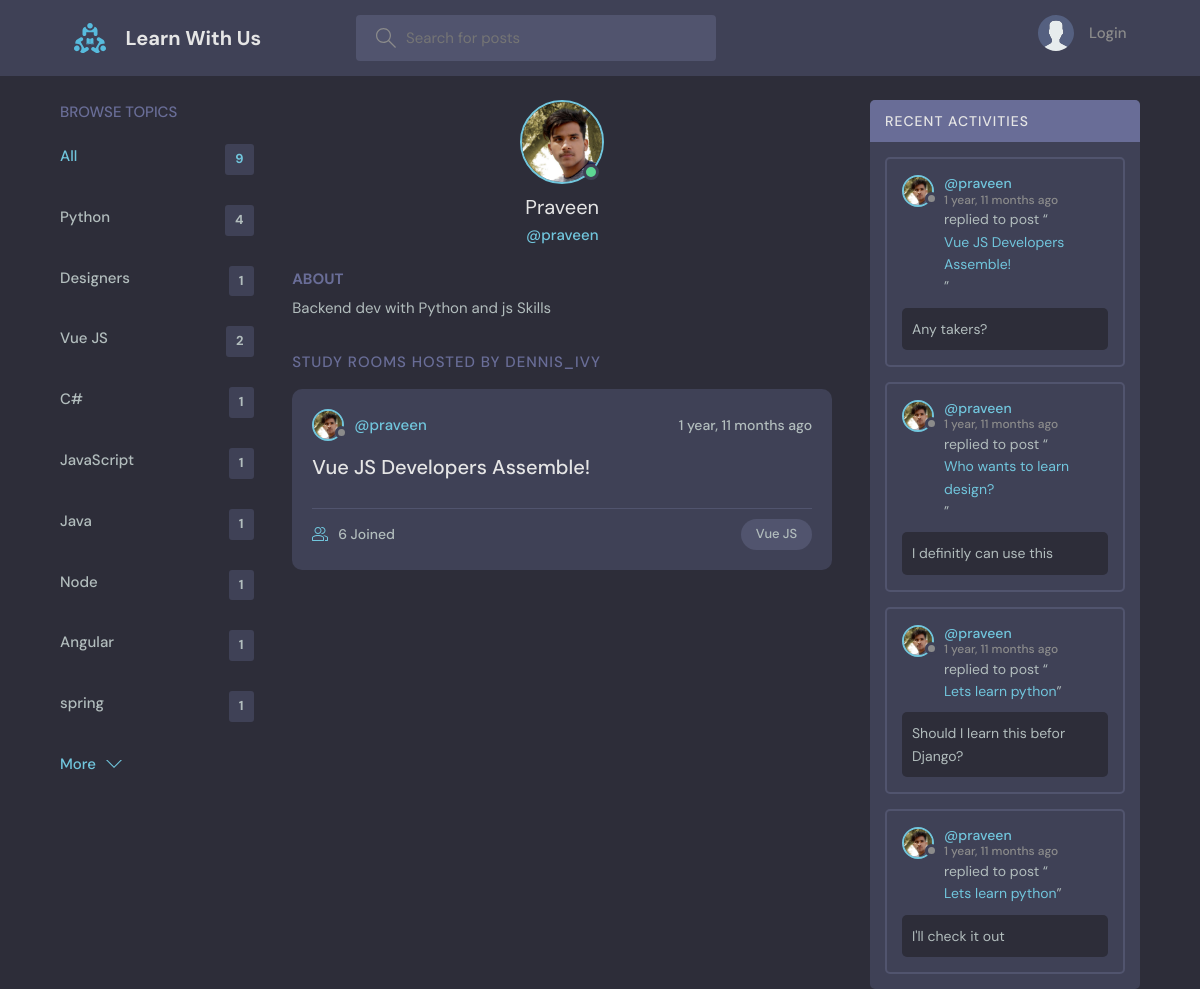
The app's page /profile/2/ with its own data.
### base/models.py (models this page shows, shortened)
class Topic(models.Model):
    name = models.CharField(max_length=200)

class User(AbstractUser):
    name = models.CharField(max_length=200, null=True)
    email = models.EmailField(unique=True, null=True)
    bio = models.TextField(null=True)
    avatar = models.ImageField(null=True, default="avatar.svg")
    USERNAME_FIELD = 'email'
    REQUIRED_FIELDS = []

class Room(models.Model):
    host = models.ForeignKey(User, on_delete=models.SET_NULL, null=True)
    topic = models.ForeignKey(Topic, on_delete=models.SET_NULL, null=True)
    name = models.CharField(max_length=200)
    description = models.TextField(null=True, blank=True)
    participants = models.ManyToManyField(
        User, related_name='participants', blank=True)
    updated = models.DateTimeField(auto_now=True)
    created = models.DateTimeField(auto_now_add=True)
    class Meta:
        ordering = ['-updated', '-created']
    def __str__(self):
        return self.name

class Message(models.Model):
    user = models.ForeignKey(User, on_delete=models.CASCADE)
    room = models.ForeignKey(Room, on_delete=models.CASCADE)
    body = models.TextField()
    updated = models.DateTimeField(auto_now=True)
    created = models.DateTimeField(auto_now_add=True)
    class Meta:
        ordering = ['-updated', '-created']

### base/views.py (the view)
# urls.py: path('profile/<str:pk>/', views.userProfile, name="user-profile"),
def userProfile(request, pk):
    user = User.objects.get(id=pk)
    rooms = user.room_set.all()
    room_messages = user.message_set.all()
    topics = Topic.objects.all()
    context = {'user': user, 'rooms': rooms,
               'room_messages': room_messages, 'topics': topics}
    return render(request, 'base/profile.html', context)

### base/templates/base/profile.html (shortened to what this page needs)
{% extends 'main.html' %}
{% block content %}
<main class="profile-page layout layout--3">
  <div class="container">
    {% include 'base/topics_component.html' %}
    <div class="roomList">
      <div class="profile">
        <div class="profile__avatar">
          <div class="avatar avatar--large active">
            <img src="{{user.avatar.url}}" />
          </div>
        </div>
        <div class="profile__info">
          <h3>{{user.name}}</h3>
          <p>@{{user.username}}</p>
        </div>
        <div class="profile__about">
          <h3>About</h3>
          <p>
            {{user.bio}}
          </p>
        </div>
      </div>
      <div class="roomList__header">
        <div>
          <h2>Study Rooms Hosted by dennis_ivy</a>
          </h2>
        </div>
      </div>
      {% include 'base/feed_component.html' %}
    </div>
    {% include 'base/activity_component.html' %}
  </div>
</main>
{% endblock content %}

### templates/main.html (shortened to what this page needs)
<!DOCTYPE html>
{% load static %}
<html lang="en">
<head>
    <link rel="stylesheet" href="{% static 'styles/style.css' %}" />
</head>
<body>
    {% include 'navbar.html' %}
    {% block content %}
    {% endblock %}
</body>
</html>

### templates/navbar.html (shortened to what this page needs)
{% load static %}
<header class="header header--loggedIn">
    <div class="container">
        <a href="{% url 'home' %}" class="header__logo">
            <img src="{% static 'images/logo.svg' %}" />
            <h1>Learn With Us</h1>
        </a>
        <form class="header__search" method="GET" action="{% url 'home' %}">
            <label>
                <input name="q" placeholder="Search for posts" />
            </label>
        </form>
        <nav class="header__menu">
            {% if request.user.is_authenticated %}
            <div class="header__user">
                <a href="{% url 'update-user' %}">
                    <div class="avatar avatar--medium active">
                        <img src="{{request.user.avatar.url}}" />
                    </div>
                    <p>{{request.user.username}} <span>@{{request.user.username}}</span></p>
                </a>
                <button class="dropdown-button">
                    <svg version="1.1" xmlns="http://www.w3.org/2000/svg" width="32" height="32" viewBox="0 0 32 32">
                        <title>chevron-down</title>
                        <path d="M16 21l-13-13h-3l16 16 16-16h-3l-13 13z"></path>
                    </svg>
                </button>
            </div>
            {% else %}
            <a href="{% url 'login' %}">
                <img src="{% static 'images/avatar.svg' %}" />
                <p>Login</p>
            </a>
            {% endif %}
        </nav>
    </div>
</header>

### base/templates/base/topics_component.html
<div class="topics">
    <div class="topics__header">
        <h2>Browse Topics</h2>
    </div>
    <ul class="topics__list">
        <li>
            <a href="{% url 'home' %}" class="active">All <span>{{topics.count}}</span></a>
        </li>
        {% for topic in topics %}
        <li>
            <a href="{% url 'home' %}?q={{topic.name}}">{{topic.name}}<span>{{topic.room_set.all.count}}</span></a>
        </li>
        {% endfor %}
    </ul>
    <a class="btn btn--link" href="{% url 'topics' %}">
        More
        <svg version="1.1" xmlns="http://www.w3.org/2000/svg" width="32" height="32" viewBox="0 0 32 32">
            <title>chevron-down</title>
            <path d="M16 21l-13-13h-3l16 16 16-16h-3l-13 13z"></path>
        </svg>
    </a>
</div>

### base/templates/base/feed_component.html (shortened to what this page needs)
{% for room in rooms %}
<div class="roomListRoom">
    <div class="roomListRoom__header">
        <a href="{% url 'user-profile' room.host.id %}" class="roomListRoom__author">
            <div class="avatar avatar--small">
                <img src="{{room.host.avatar.url}}" />
            </div>
            <span>@{{room.host.username}}</span>
        </a>
        <div class="roomListRoom__actions">
            <span>{{room.created|timesince}} ago</span>
        </div>
    </div>
    <div class="roomListRoom__content">
        <a href="{% url 'room' room.id %}">{{room.name}}</a>
    </div>
    <div class="roomListRoom__meta">
        <a href="{% url 'room' room.id %}" class="roomListRoom__joined">
            {{room.participants.all.count}} Joined
        </a>
        <p class="roomListRoom__topic">{{room.topic.name}}</p>
    </div>
</div>
{% endfor %}

### base/templates/base/activity_component.html (shortened to what this page needs)
<div class="activities">
    <div class="activities__header">
        <h2>Recent Activities</h2>
    </div>
    {% for message in room_messages %}
    <div class="activities__box">
        <div class="activities__boxHeader roomListRoom__header">
            <a href="{% url 'user-profile' message.user.id %}" class="roomListRoom__author">
                <div class="avatar avatar--small">
                    <img src="{{message.user.avatar.url}}" />
                </div>
                <p>
                    @{{message.user.username}}
                    <span>{{message.created|timesince}} ago</span>
                </p>
            </a>
        </div>
        <div class="activities__boxContent">
            <p>replied to post “<a href="{% url 'room' message.room.id %}">{{message.room}}</a>”</p>
            <div class="activities__boxRoomContent">{{message.body}}</div>
        </div>
    </div>
    {% endfor %}
</div>

### records on screen
Topic: name "Python", room_set.all.count "4"
Topic: name "Designers", room_set.all.count "1"
Topic: name "Vue JS", room_set.all.count "2"
Topic: name "C#", room_set.all.count "1"
Topic: name "JavaScript", room_set.all.count "1"
Topic: name "Java", room_set.all.count "1"
Topic: name "Node", room_set.all.count "1"
Topic: name "Angular", room_set.all.count "1"
Topic: name "spring", room_set.all.count "1"
User: avatar (picture), name "Praveen", username "praveen", bio "Backend dev with Python and js Skills"
Room: host.avatar (picture), host.username "praveen", created "1 year, 11 months", name "Vue JS Developers Assemble!", participants.all.count "6", topic.name "Vue JS"
Message: user.avatar (picture), user.username "praveen", created "1 year, 11 months", room "Vue JS Developers Assemble!", body "Any takers?"
Message: user.avatar (picture), user.username "praveen", created "1 year, 11 months", room "Who wants to learn design?", body "I definitly can use this"
Message: user.avatar (picture), user.username "praveen", created "1 year, 11 months", room "Lets learn python", body "Should I learn this befor Django?"
Message: user.avatar (picture), user.username "praveen", created "1 year, 11 months", room "Lets learn python", body "I'll check it out"

### other values on screen
{{ topics.count }} "9"
